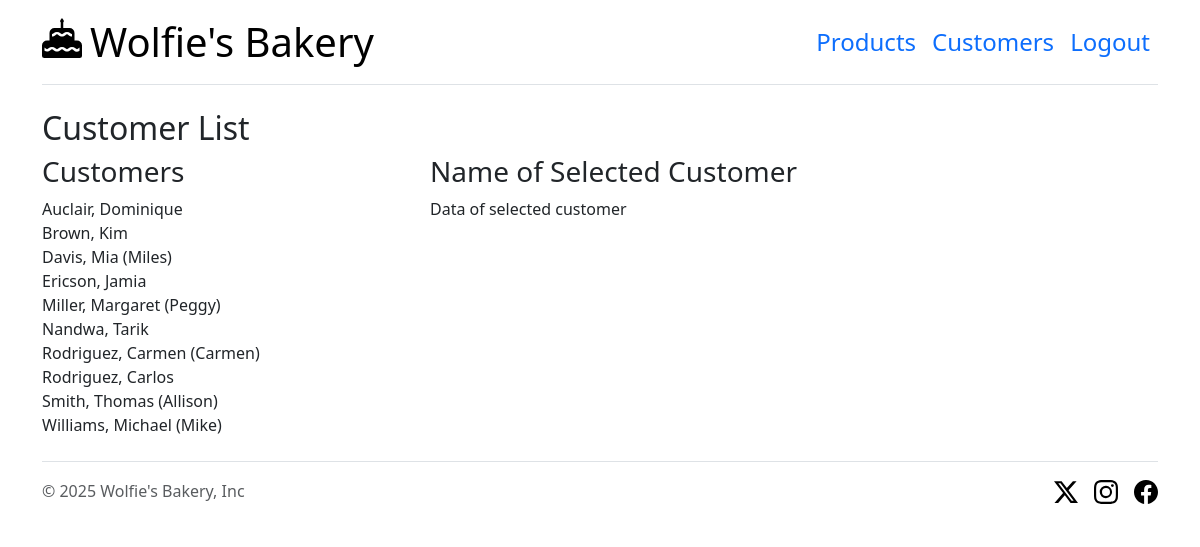
The page /customer (signed in) on the database its author committed.
### tables this page shows
CREATE TABLE "CUSTOMERS" (
	"CustomerID"	INTEGER NOT NULL UNIQUE,
	"FirstName"	TEXT NOT NULL,
	"LastName"	TEXT NOT NULL,
	"PreferredName"	TEXT,
	"Email"	TEXT NOT NULL,
	"Phone"	TEXT,
	PRIMARY KEY("CustomerID" AUTOINCREMENT)
);

### app.py (the view)
@app.route("/customer")
def customer_list():
    if "logged_in" not in session or not session["logged_in"]:
        return app.redirect(url_for("login"))
    customers = CustomersTable.get()
    return render_template("customer_list.jinja", customers=customers)

### app.py (called while the page is built)
@app.teardown_appcontext
def close_connection(exception):
    close_db()

### model/customers_table.py (called while the page is built)
    @staticmethod
    def get():
        try:
            db = get_db()
            result = db.execute("SELECT * FROM CUSTOMERS ORDER BY LastName")
            customers = result.fetchall()
            customers = [dict(customer) for customer in customers]
            return customers
        except sqlite3.Error as error:
            print("ERROR: " + str(error))
            abort(500)

### model/database.py (called while the page is built)
def get_db():
    db = getattr(g, "_database", None)
    if db is None:
        db = g._database = sqlite3.connect(DATABASE)
        db.row_factory = sqlite3.Row
    return db

### templates/customer_list.jinja
{% extends "base.jinja" %}
{% block content %}
<main>
    <h2>Customer List</h2>
    <div class="row g-5">
        <div class="col-md-4">
            <h3>Customers</h3>
            <div class="scroll">
                {% for customer in customers %}
                    <div>
                        {{ customer.LastName }}, {{ customer.FirstName }}
                        {% if customer.PreferredName %}
                            ({{ customer.PreferredName }})
                        {% endif %}
                    </div>
                {% endfor %}
            </div>
        </div>
        <div class="col-md-8">
            <h3>Name of Selected Customer</h3>
        Data of selected customer
        </div>
    </div>
</main>
{% endblock %}

### static/main.css (style rules this page uses)
.scroll { max-height: 300px; overflow: auto; }

### rows shown on the page
CUSTOMERS: LastName "Auclair", FirstName "Dominique"
CUSTOMERS: LastName "Brown", FirstName "Kim"
CUSTOMERS: LastName "Davis", FirstName "Mia", PreferredName "Miles"
CUSTOMERS: LastName "Ericson", FirstName "Jamia"
CUSTOMERS: LastName "Miller", FirstName "Margaret", PreferredName "Peggy"
CUSTOMERS: LastName "Nandwa", FirstName "Tarik"
CUSTOMERS: LastName "Rodriguez", FirstName "Carmen", PreferredName "Carmen"
CUSTOMERS: LastName "Rodriguez", FirstName "Carlos"
CUSTOMERS: LastName "Smith", FirstName "Thomas", PreferredName "Allison"
CUSTOMERS: LastName "Williams", FirstName "Michael", PreferredName "Mike"
